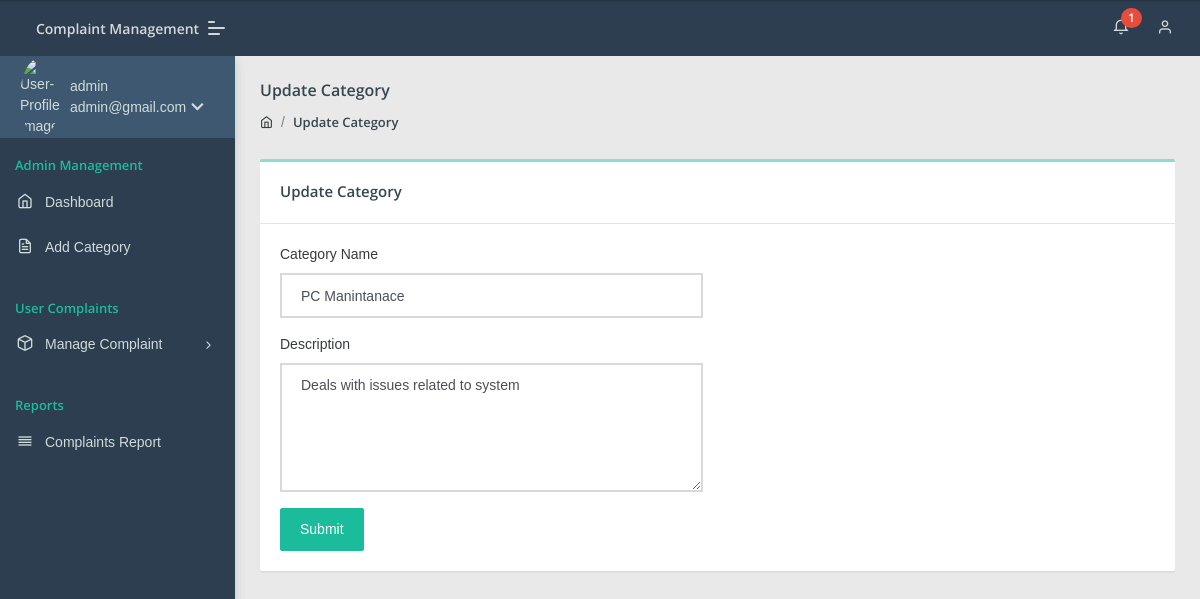
Screenshot of /admin/edit-category.php?id=1 (signed in) with the database file from the repository.
### tables this page shows
CREATE TABLE `category` (
  `id` int(11) NOT NULL,
  `categoryName` varchar(255) DEFAULT NULL,
  `categoryDescription` longtext DEFAULT NULL,
  `creationDate` timestamp NULL DEFAULT current_timestamp(),
  `updationDate` timestamp NULL DEFAULT NULL ON UPDATE current_timestamp()
);

### admin/edit-category.php (the view, shortened to what this page needs)
<?php
include('include/config.php');
if(strlen($_SESSION['aid'])==0)
	{
header('location:index.php');
}
else{
	?>
<!DOCTYPE html>
<html lang="en">
<head>
    <link rel="stylesheet" href="assets/css/style.css">
</head>
<body class="">
	<?php include('include/sidebar.php');?>
	<?php include('include/header.php');?>
<section class="pcoded-main-container">
    <div class="pcoded-content">
        <div class="page-header">
            <div class="page-block">
                <div class="row align-items-center">
                    <div class="col-md-12">
                        <div class="page-header-title">
                            <h5 class="m-b-10">Update Category</h5>
                        </div>
                        <ul class="breadcrumb">
                            <li class="breadcrumb-item"><a href="dashboard.php"><i class="feather icon-home"></i></a></li>
                            <li class="breadcrumb-item"><a href="category.php">Update Category</a></li>
                        </ul>
                    </div>
                </div>
            </div>
        </div>
        <div class="row">
            <div class="col-sm-12">
                <div class="card">
                    <div class="card-header">
                        <h5>Update Category</h5>
                    </div>
                    <div class="card-body">
                        <div class="row">
                            <div class="col-md-6">
                            	<?php
$id=intval($_GET['id']);
$query=mysqli_query($con,"select * from category where id='$id'");
while($row=mysqli_fetch_array($query))
{
?>
                                <form method="post">
                                    <div class="form-group">
                                        <label for="exampleInputEmail1">Category Name</label>
                                        <input type="text" value="<?php echo  htmlentities($row['categoryName']);?>"  name="category" class="form-control" required>
                                    </div>
                                      <div class="form-group">
                                        <label for="exampleInputEmail1">Description</label>
                                        <textarea class="form-control" name="description" rows="5"><?php echo  htmlentities($row['categoryDescription']);?></textarea>
                                    </div>
                                    <button type="submit" class="btn  btn-primary" name="submit">Submit</button>
                                </form><?php } ?>
                            </div>
                        </div>
                    </div>
                </div>
            </div>
        </div>
    </div>
</section>
</body>
</html>
<?php } ?>

### admin/include/sidebar.php (shortened to what this page needs)
	<nav class="pcoded-navbar  ">
		<div class="navbar-wrapper  ">
			<div class="navbar-content scroll-div " >
				<div class="">
					<div class="main-menu-header">
						<img class="img-radius" src="assets/images/user/user-gear.png" alt="User-Profile-Image">
						<div class="user-details">
							<?php
$id=intval($_SESSION["aid"]);
$query=mysqli_query($con,"select * from admin where id='$id'");
while($row=mysqli_fetch_array($query))
{
?>
							<span><?php echo  htmlentities($row['fullname']);?></span>
							<div id="more-details"><?php echo  htmlentities($row['email']);?><i class="fa fa-chevron-down m-l-5"></i></div><?php } ?>
						</div>
					</div>
				</div>
				<ul class="nav pcoded-inner-navbar ">
					<li class="nav-item pcoded-menu-caption">
						<label>Admin Management</label>
					</li>
					<li class="nav-item">
					    <a href="dashboard.php" class="nav-link "><span class="pcoded-micon"><i class="feather icon-home"></i></span><span class="pcoded-mtext">Dashboard</span></a>
					</li>
					<li class="nav-item">
					    <a href="category.php" class="nav-link "><span class="pcoded-micon"><i class="feather icon-file-text"></i></span><span class="pcoded-mtext">Add Category</span></a>
					</li>
					<li class="nav-item pcoded-menu-caption">
						<label>User Complaints</label>
					</li>
					<li class="nav-item pcoded-hasmenu">
						<a href="#!" class="nav-link "><span class="pcoded-micon"><i class="feather icon-box"></i></span><span class="pcoded-mtext">Manage Complaint</span></a>
					</li>
					<li class="nav-item pcoded-menu-caption">
					    <label>Reports</label>
					</li>
					<li class="nav-item">
					    <a href="between-date-complaintreport.php" class="nav-link "><span class="pcoded-micon"><i class="feather icon-align-justify"></i></span><span class="pcoded-mtext">Complaints Report</span></a>
					</li>
				</ul>
			</div>
		</div>
	</nav>

### rows the page displays
category: category "PC Manintanace", description "Deals with issues related to system"

### other values shown
$row['fullname'] "admin"
$row['email'] "admin@gmail.com"
$num1 "1"
